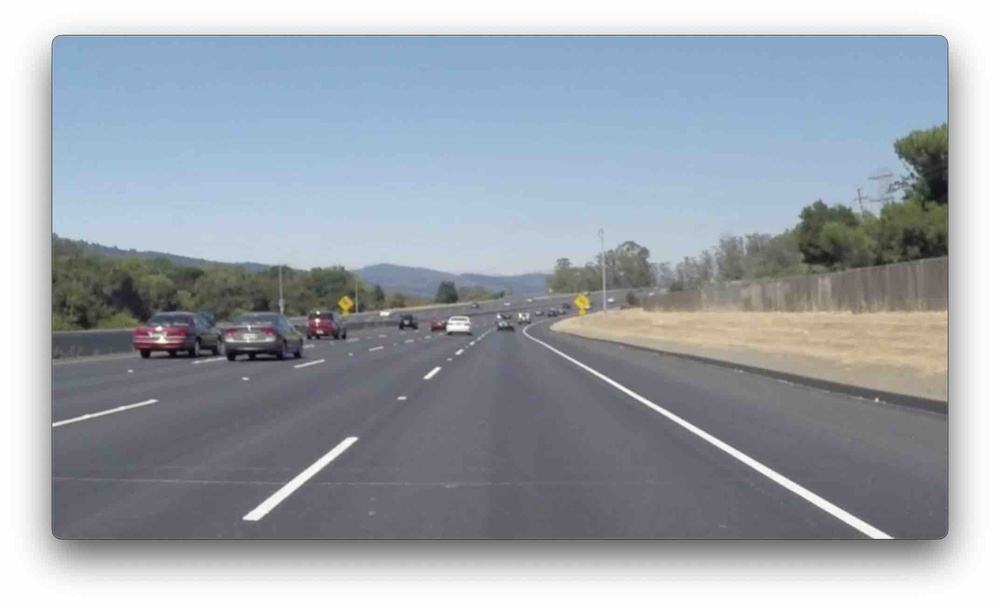
#> input picture WhiteLine.jpg, 1000 x 608 px, shrunk from 2144 x 1304 before the run
$ python Lanes.py
#> lines starting #> are read from the running program, lines starting #| are printed output that depends on the picture; after the words box and inside, x2 and y2 are one past the last pixel; in counts of white or black regions, pixels touching at a corner belong together
#> further down, image is the input picture: shape (608, 1000, 3); mean B, G, R 173.1, 164.9, 157.9
import cv2
import numpy as np
import matplotlib.pyplot as plt

def canny(image):
    gray = cv2.cvtColor(image, cv2.COLOR_BGR2GRAY)
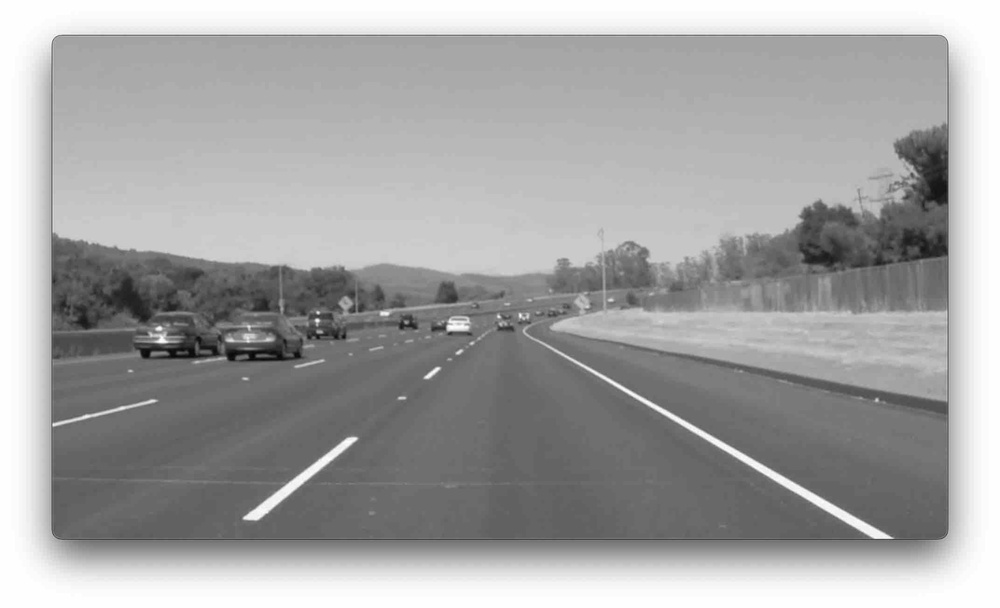
#> gray: shape (608, 1000); min 7, max 255, mean 163.7
    blur = cv2.fastNlMeansDenoising(gray, None, 25, 7, 21)
    canny_img = cv2.Canny(blur, 100, 200)
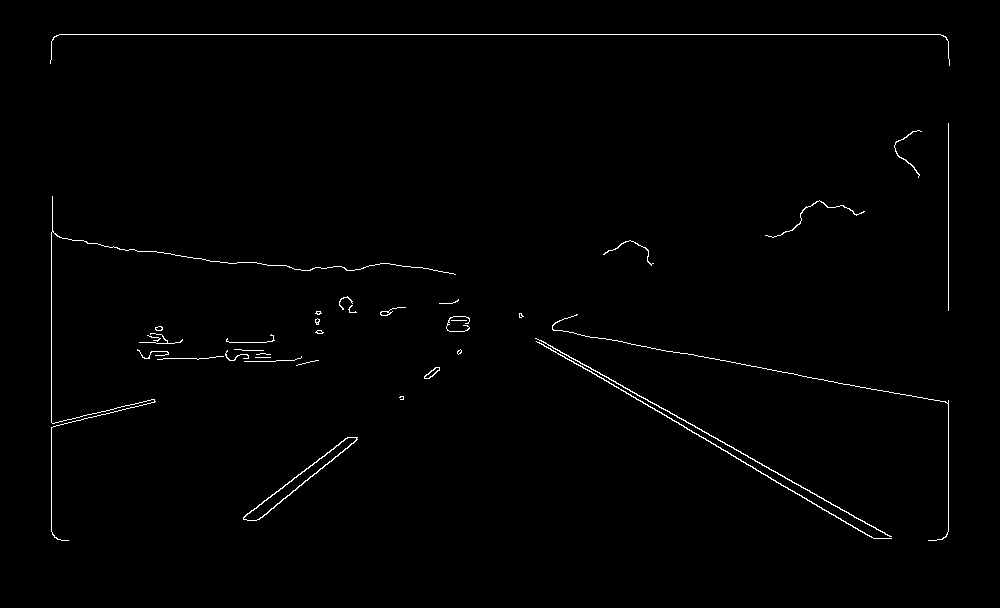
#> canny_img: shape (608, 1000); 0.89% white in thin lines or dots, all inside (x1, y1, x2, y2) = (50, 34, 950, 541)
    dilate = cv2.dilate(canny_img, kernel=None, iterations=0)
    return dilate

def display_lines(image, lines):
    line_image = np.zeros_like(image)
    if lines is not None:
        for line in lines:
            x1, y1, x2, y2 = line.reshape(4)
            cv2.line(line_image, (x1,y1),(x2,y2), (255,0,0), 10)
    return line_image

def region_of_interest(image):
    height = image.shape[0]
#> height = 608
    width = image.shape[1]
#> width = 1000
    # Define a trapezoidal region of interest that covers only the left half of the image
    left_top = (int(width * 0.45), int(height * 0.6))
#> left_top = (450, 364)
    left_bottom = (int(width * 0.1), int(height))
#> left_bottom = (100, 608)
    right_top = (int(width * 0.55), int(height * 0.6))
#> right_top = (550, 364)
    right_bottom = (int(width * 0.9), int(height))
#> right_bottom = (900, 608)
    vertices = np.array([[left_bottom, left_top, right_top, right_bottom]], dtype=np.int32)
    mask = np.zeros_like(image)
    cv2.fillPoly(mask, vertices, 255)
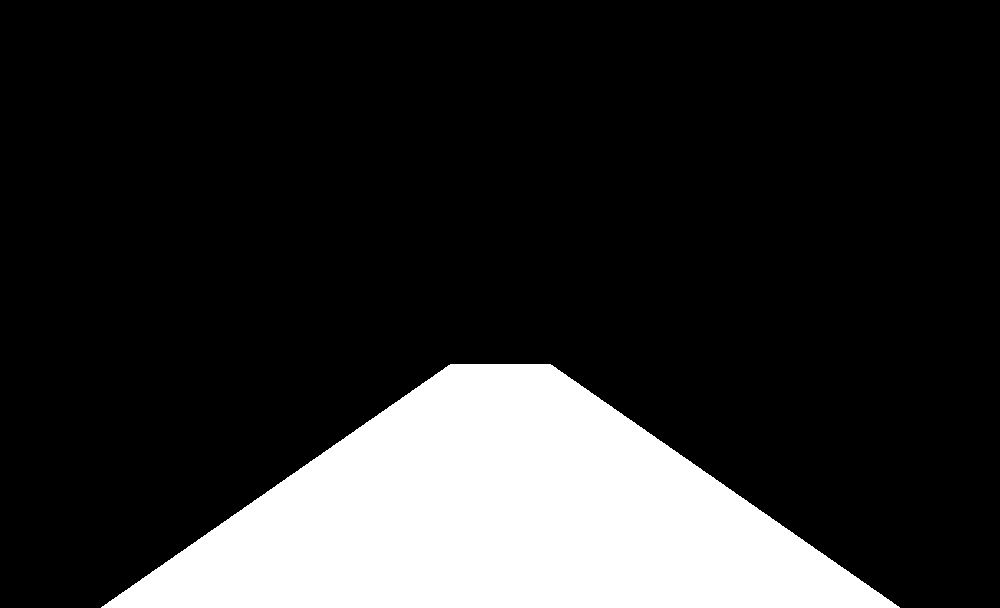
#> mask: shape (608, 1000); 18.1% white; 1 white region, box (x1, y1, x2, y2) and area: (101, 364, 900, 608) 109906
    masked_image = cv2.bitwise_and(image, mask)
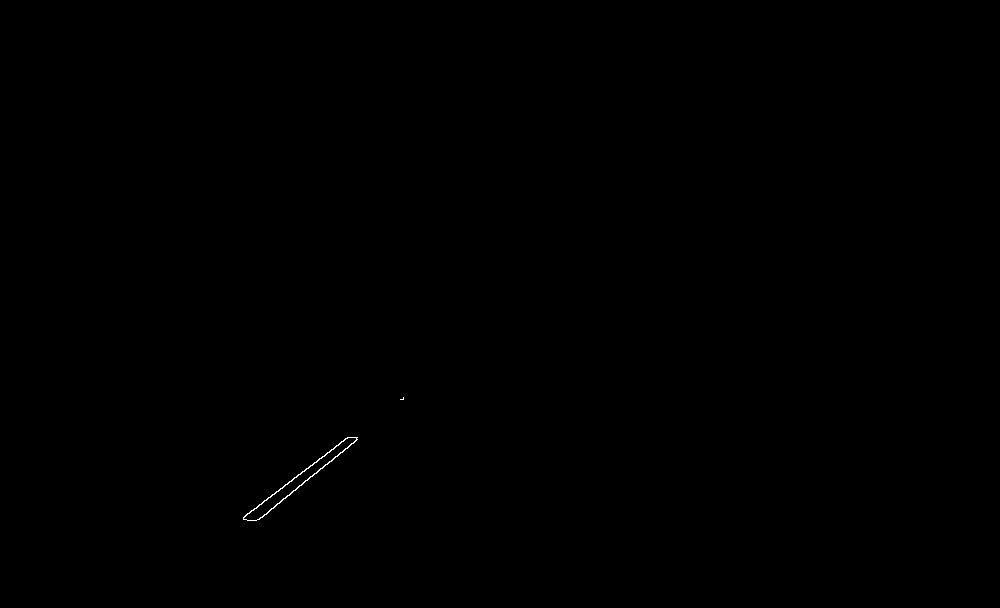
#> masked_image: shape (608, 1000); 0.07% white in thin lines or dots, all inside (x1, y1, x2, y2) = (243, 397, 404, 521)
    return masked_image

# Load the image
image = cv2.imread('WhiteLine.jpg')

# Process the image
lane_image = image.copy()
canny_image = canny(lane_image)
cropped_image = region_of_interest(canny_image)
lines = cv2.HoughLinesP(cropped_image, 2, np.pi/180, 100, np.array([]), minLineLength=40, maxLineGap=5)
#> lines = [[259, 519, 357, 439], [243, 518, 345, 438]]
line_image = display_lines(lane_image, lines)
#> the loop in display_lines, `for line in lines:` made 2 passes

# Display the results
fig, axs = plt.subplots(1, 2, figsize=(15, 15))
axs[0].imshow(cv2.cvtColor(image, cv2.COLOR_BGR2RGB))
axs[0].set_title('Original Image')
axs[1].imshow(canny_image)
axs[1].set_title('Lane Lines Detected')
plt.show()
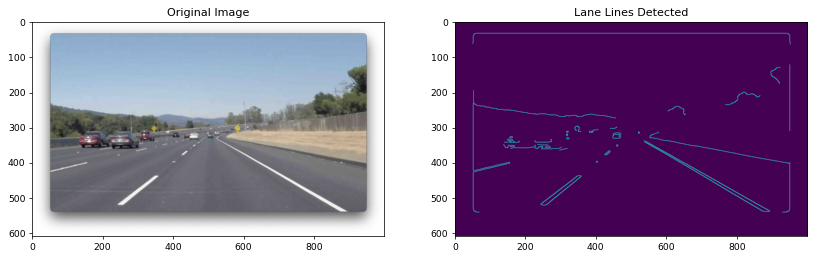
#> figure drawn by matplotlib, 2 panels

$ run again, with YellowLine.jpg copied over WhiteLine.jpg
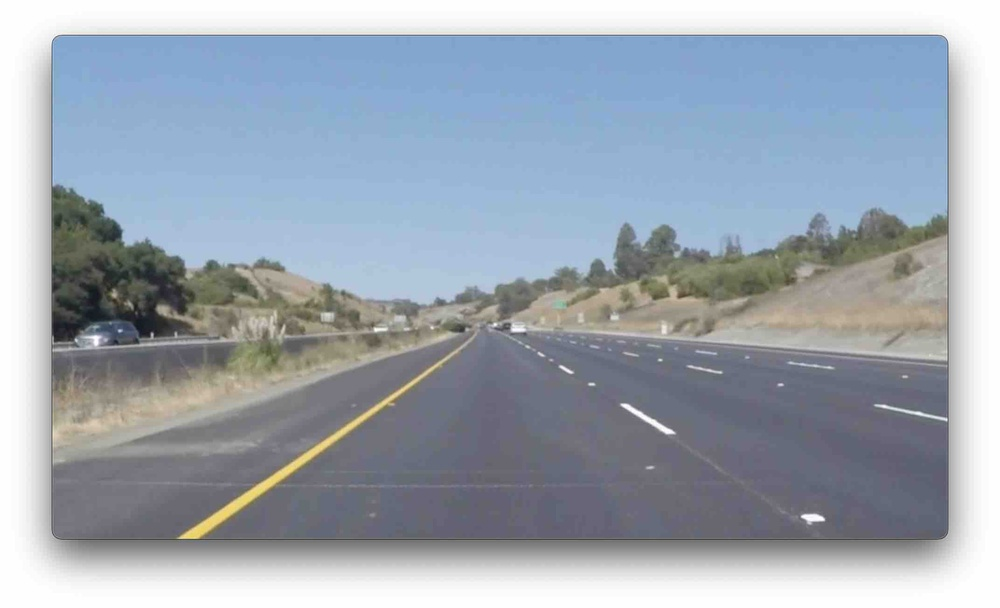
#> input picture YellowLine.jpg, 1000 x 608 px, shrunk from 2144 x 1304 before the run
#> image is the input picture: shape (608, 1000, 3); mean B, G, R 177.4, 166.2, 156.7
#> in canny, `canny_img = cv2.Canny(blur, 100, 200)`:
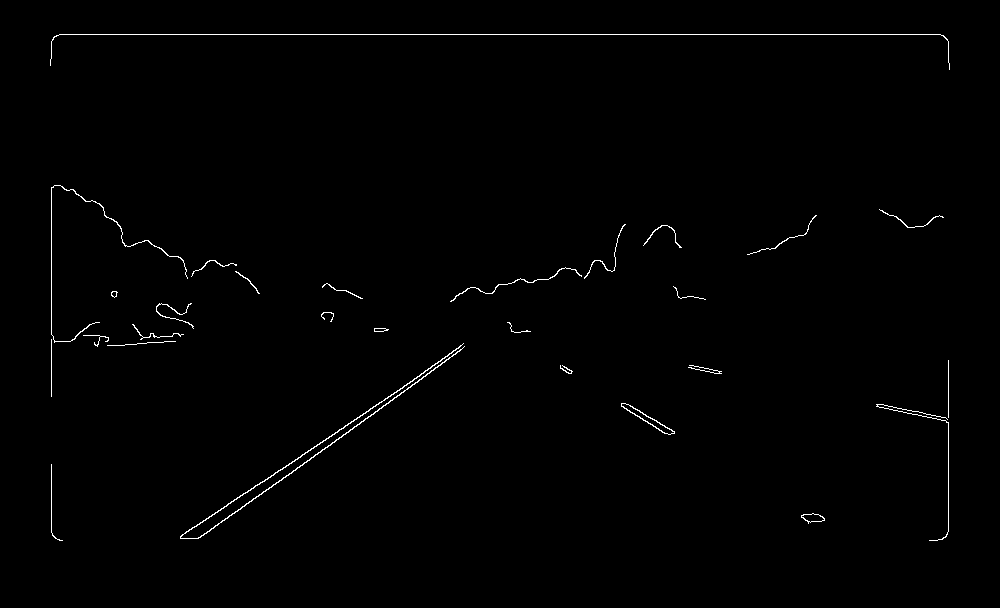
#> canny_img: shape (608, 1000); 0.72% white in thin lines or dots, all inside (x1, y1, x2, y2) = (50, 34, 950, 541)
#> mask: shape (608, 1000); 18.1% white; 1 white region, box (x1, y1, x2, y2) and area: (101, 364, 900, 608) 109906
#> masked_image: shape (608, 1000); every value is 0
#> lines = None
#> line_image: shape (608, 1000, 3); every value is 0
#> `plt.show()`:
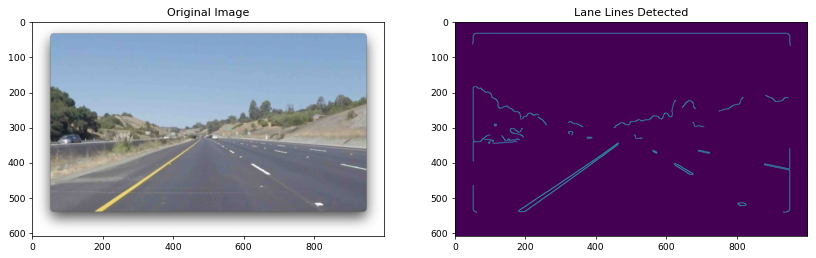
#> figure drawn by matplotlib, 2 panels
